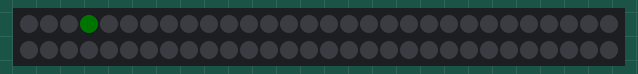
A sketch run on a simulated Arduino Uno, built with avr-gcc and run on an emulated ATmega328P. Shown: 60 RGB LEDs in strip order, left to right, continuing on the next row. Dim RGB values are drawn brighter than linear; colours are those a GRB WS2812 strip shows for the declared byte order.

Above: at 0.16 s.
At 4.97 s:
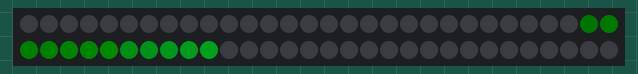
At 9.78 s:
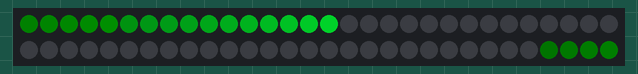
At 19.56 s:
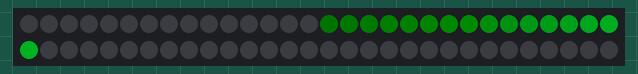
At 29.63 s:
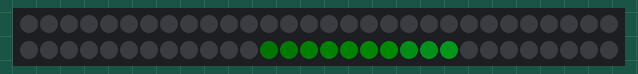
At 39.11 s:
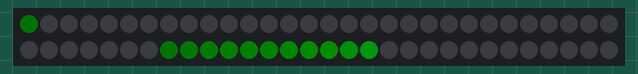

The sketch:

Wave-pattern-v.2.ino
```cpp
#include <FastLED.h> //Library used https://github.com/FastLED/FastLED
#define NUM_LEDS 60 //number of leds in strip

CRGBArray<NUM_LEDS> leds;
//                             Type of lED, DATA PIN, Color Type RGB/HSV(number of lights)
void setup() { FastLED.addLeds<WS2812,2, RGB>(leds, NUM_LEDS); }

void loop(){
  static uint8_t hue; //sets colour
  for(int i = 0; i < NUM_LEDS; i++) {   //cycles through
    // fade everything out
    leds.fadeToBlackBy(40);

    //sets led value
    leds[i] = CHSV( 240, 255, hue++);

    FastLED.delay(50);
  }
}
```
